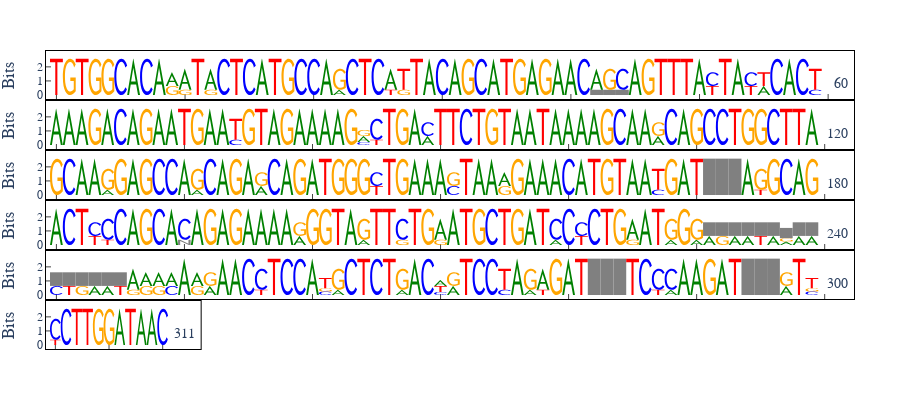

Notebook cell for this chart:
### Markdown cell above
## Drawing a sequence logo from a multiple sequence alignment

This can be done for an entire alignment, but bear in mind it can take some time to render. Note that we include gap characters in the display.

### Code cell
from cogent3 import load_aligned_seqs

aln = load_aligned_seqs("../data/brca1-bats.fasta", moltype="dna")
l = aln[:311].seqlogo(height=400, width=900, wrap=60, vspace=0.05)
l.show()
